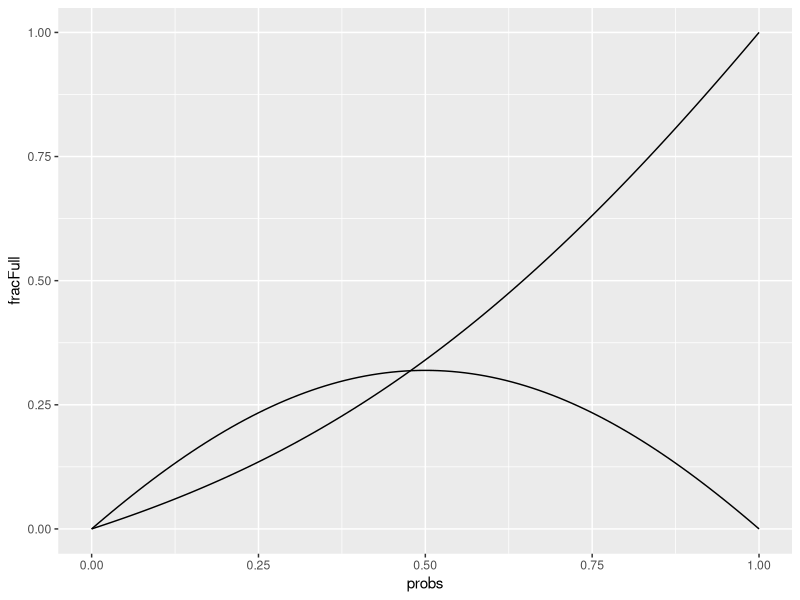

The R source for this figure:
#!/usr/bin/env Rscript

#This isn't correct as such, uses equations that assume 1d drift.

#

library(dplyr)
library(tidyr)
library(rmutil)

#Evolution matrix describing equations
dayEvolution<-function(lambda,Ns){
  #Generate matrix
  A<-matrix(0,nrow=Ns+1,ncol=Ns+1)
  for(i in 1:Ns){
    A[i,i]=-2
    A[i,i+1]=1
    A[i+1,i]=1
  }
  A[,Ns+1]=A[,1]=0
  return(mexp(A,lambda))
}

solveIVPDays<-function(Ns,init,lambda,days){
  A<-dayEvolution(lambda,Ns)
  for(i in 1:days){
    init<-A%*%init
  }
  return(init)
}

solveIVP<-function(init,lambda,Ns,t){
  #Generate matrix
  A<-matrix(0,nrow=Ns+1,ncol=Ns+1)
  for(i in 1:Ns){
    A[i,i]=-2
    A[i,i+1]=1
    A[i+1,i]=1
  }
  A[,Ns+1]=A[,1]=0
  return(mexp(A,lambda*t)%*%init)
}

fracExpressing<-.1
lambda<-.2
Ns<-7
ic<-dbinom(0:Ns,Ns,fracExpressing)
print(ic)
sln<-solveIVP(ic,lambda,Ns,30)
print(sln)

probs<-seq(0,1,0.01)
fracPar<-c()
fracFull<-c()
for(pExpressing in probs){
  ic<-dbinom(0:Ns,Ns,pExpressing)
  sln<-solveIVP(ic,lambda,Ns,30)
  fracPar[length(fracPar)+1]<-sum(sln[2:Ns])
  fracFull[length(fracFull)+1]<-sln[Ns+1]
}

library(ggplot2)
plt<-ggplot(data.frame(probs,fracPar,fracFull))+
  geom_line(aes(x=probs,y=fracFull))+
  geom_line(aes(x=probs,y=fracPar))
print(plt)
